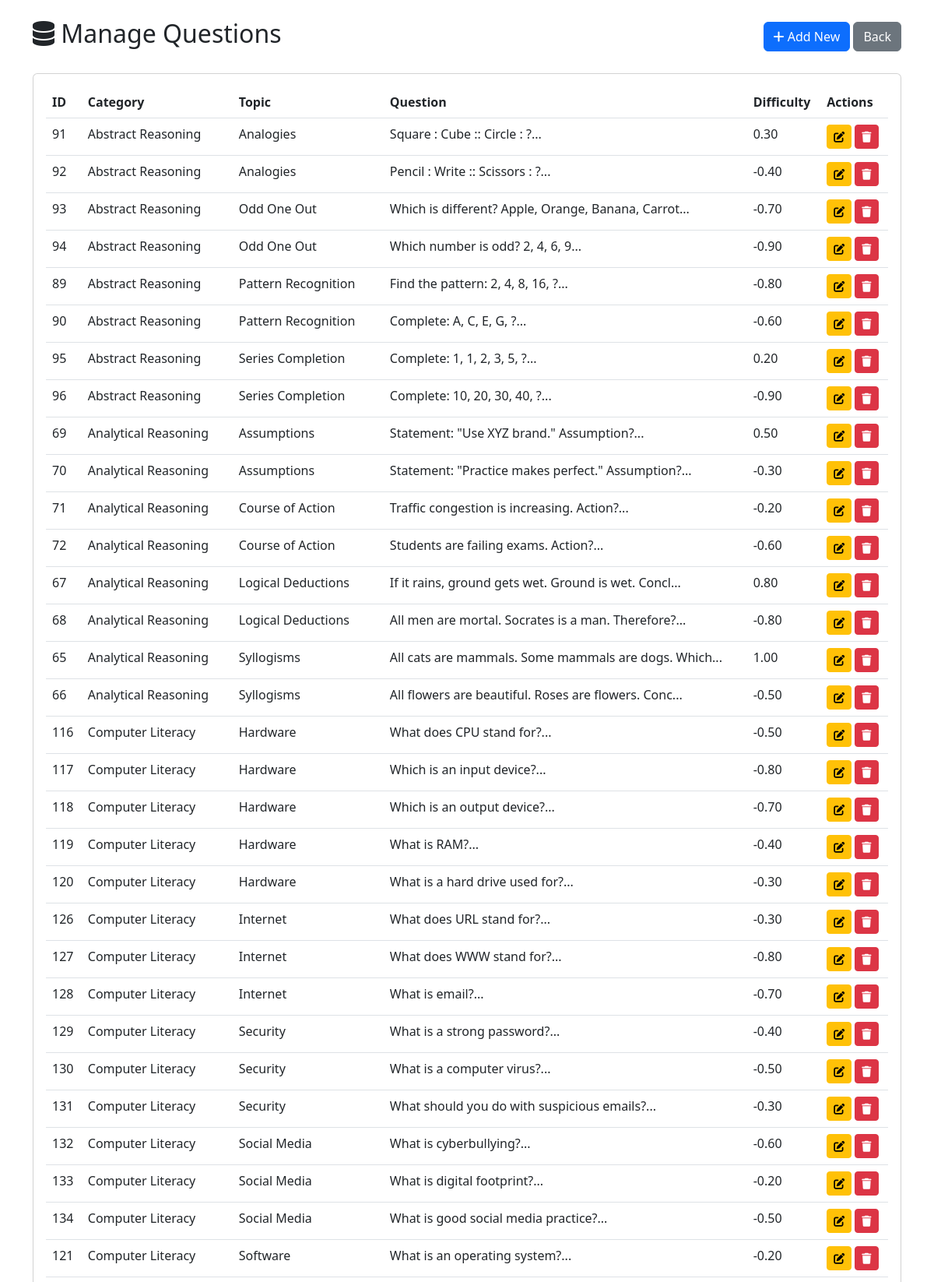
The page /admin/manage_questions.php (signed in, upper part) on the database its author committed.
### tables this page shows
CREATE TABLE `questions` (
  `id` int(11) NOT NULL,
  `category` varchar(100) NOT NULL,
  `topic` varchar(100) NOT NULL,
  `sub_domain` varchar(100) DEFAULT NULL,
  `question` text NOT NULL,
  `option_a` varchar(500) NOT NULL,
  `option_b` varchar(500) NOT NULL,
  `option_c` varchar(500) NOT NULL,
  `option_d` varchar(500) NOT NULL,
  `correct_answer` varchar(500) NOT NULL,
  `difficulty` decimal(5,2) DEFAULT 0.00,
  `discrimination` decimal(5,2) DEFAULT 1.00,
  `explanation` text DEFAULT NULL,
  `active` tinyint(1) DEFAULT 1,
  `created_at` timestamp NOT NULL DEFAULT current_timestamp()
);

### admin/manage_questions.php (the view, shortened to what this page needs)
<?php include '../config/db.php'; ?>
<?php
$questions = $conn->query("SELECT * FROM questions ORDER BY category, topic");
?>
<!DOCTYPE html>
<html lang="en">
<head>
    <link href="https://cdn.jsdelivr.net/npm/bootstrap@5.3.0/dist/css/bootstrap.min.css" rel="stylesheet">
    <link rel="stylesheet" href="https://cdnjs.cloudflare.com/ajax/libs/font-awesome/6.4.0/css/all.min.css">
</head>
<body>
    <div class="container mt-4">
        <div class="d-flex justify-content-between align-items-center mb-4">
            <h2><i class="fas fa-database"></i> Manage Questions</h2>
            <div>
                <a href="add_question.php" class="btn btn-primary"><i class="fas fa-plus"></i> Add New</a>
                <a href="dashboard.php" class="btn btn-secondary">Back</a>
            </div>
        </div>
        <div class="card">
            <div class="card-body">
                <div class="table-responsive">
                    <table class="table table-hover">
                        <thead>
                            <tr><th>ID</th><th>Category</th><th>Topic</th><th>Question</th><th>Difficulty</th><th>Actions</th></tr>
                        </thead>
                        <tbody>
                            <?php while($q = $questions->fetch_assoc()): ?>
                            <tr>
                                <td><?= $q['id'] ?></td>
                                <td><?= $q['category'] ?></td>
                                <td><?= $q['topic'] ?></td>
                                <td><?= htmlspecialchars(substr($q['question'], 0, 50)) ?>...</td>
                                <td><?= number_format($q['difficulty'], 2) ?></td>
                                <td>
                                    <a href="edit_question.php?id=<?= $q['id'] ?>" class="btn btn-sm btn-warning"><i class="fas fa-edit"></i></a>
                                    <a href="?delete=<?= $q['id'] ?>" class="btn btn-sm btn-danger" onclick="return confirm('Delete this question?')"><i class="fas fa-trash"></i></a>
                                </td>
                            </tr>
                            <?php endwhile; ?>
                        </tbody>
                    </table>
                </div>
            </div>
        </div>
    </div>
</body>
</html>

### rows shown on the page
questions: id "91", category "Abstract Reasoning", topic "Analogies", question "Square : Cube :: Circle : ?", difficulty "0.30"
questions: id "92", category "Abstract Reasoning", topic "Analogies", question "Pencil : Write :: Scissors : ?", difficulty "-0.40"
questions: id "93", category "Abstract Reasoning", topic "Odd One Out", question "Which is different? Apple, Orange, Banana, Carrot", difficulty "-0.70"
questions: id "94", category "Abstract Reasoning", topic "Odd One Out", question "Which number is odd? 2, 4, 6, 9", difficulty "-0.90"
questions: id "89", category "Abstract Reasoning", topic "Pattern Recognition", question "Find the pattern: 2, 4, 8, 16, ?", difficulty "-0.80"
questions: id "90", category "Abstract Reasoning", topic "Pattern Recognition", question "Complete: A, C, E, G, ?", difficulty "-0.60"
questions: id "95", category "Abstract Reasoning", topic "Series Completion", question "Complete: 1, 1, 2, 3, 5, ?", difficulty "0.20"
questions: id "96", category "Abstract Reasoning", topic "Series Completion", question "Complete: 10, 20, 30, 40, ?", difficulty "-0.90"
questions: id "69", category "Analytical Reasoning", topic "Assumptions", question "Statement: \"Use XYZ brand.\" Assumption?", difficulty "0.50"
questions: id "70", category "Analytical Reasoning", topic "Assumptions", question "Statement: \"Practice makes perfect.\" Assumption?", difficulty "-0.30"
questions: id "71", category "Analytical Reasoning", topic "Course of Action", question "Traffic congestion is increasing. Action?", difficulty "-0.20"
questions: id "72", category "Analytical Reasoning", topic "Course of Action", question "Students are failing exams. Action?", difficulty "-0.60"
questions: id "67", category "Analytical Reasoning", topic "Logical Deductions", question "If it rains, ground gets wet. Ground is wet. Concl", difficulty "0.80"
questions: id "68", category "Analytical Reasoning", topic "Logical Deductions", question "All men are mortal. Socrates is a man. Therefore?", difficulty "-0.80"
questions: id "65", category "Analytical Reasoning", topic "Syllogisms", question "All cats are mammals. Some mammals are dogs. Which", difficulty "1.00"
questions: id "66", category "Analytical Reasoning", topic "Syllogisms", question "All flowers are beautiful. Roses are flowers. Conc", difficulty "-0.50"
questions: id "116", category "Computer Literacy", topic "Hardware", question "What does CPU stand for?", difficulty "-0.50"
questions: id "117", category "Computer Literacy", topic "Hardware", question "Which is an input device?", difficulty "-0.80"
questions: id "118", category "Computer Literacy", topic "Hardware", question "Which is an output device?", difficulty "-0.70"
questions: id "119", category "Computer Literacy", topic "Hardware", question "What is RAM?", difficulty "-0.40"
questions: id "120", category "Computer Literacy", topic "Hardware", question "What is a hard drive used for?", difficulty "-0.30"
questions: id "126", category "Computer Literacy", topic "Internet", question "What does URL stand for?", difficulty "-0.30"
questions: id "127", category "Computer Literacy", topic "Internet", question "What does WWW stand for?", difficulty "-0.80"
questions: id "128", category "Computer Literacy", topic "Internet", question "What is email?", difficulty "-0.70"
questions: id "129", category "Computer Literacy", topic "Security", question "What is a strong password?", difficulty "-0.40"
questions: id "130", category "Computer Literacy", topic "Security", question "What is a computer virus?", difficulty "-0.50"
questions: id "131", category "Computer Literacy", topic "Security", question "What should you do with suspicious emails?", difficulty "-0.30"
questions: id "132", category "Computer Literacy", topic "Social Media", question "What is cyberbullying?", difficulty "-0.60"
questions: id "133", category "Computer Literacy", topic "Social Media", question "What is digital footprint?", difficulty "-0.20"
questions: id "134", category "Computer Literacy", topic "Social Media", question "What is good social media practice?", difficulty "-0.50"
questions: id "121", category "Computer Literacy", topic "Software", question "What is an operating system?", difficulty "-0.20"
